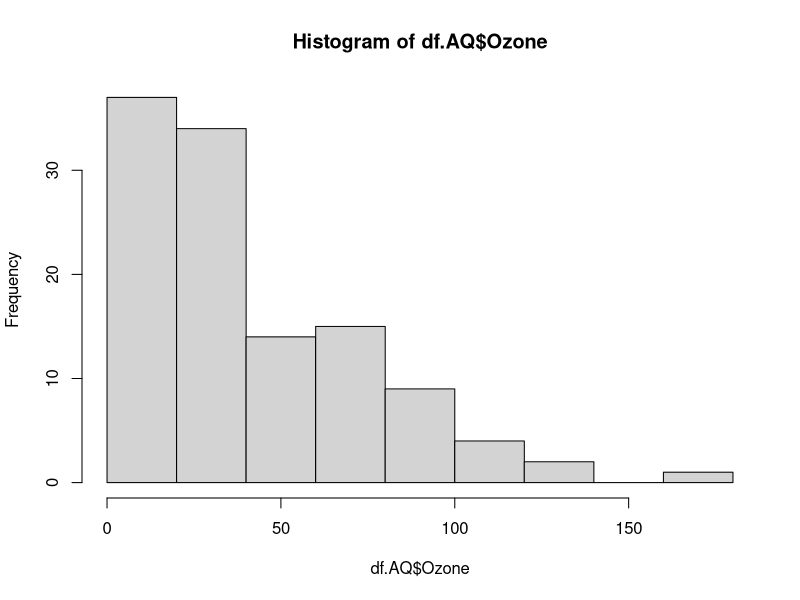
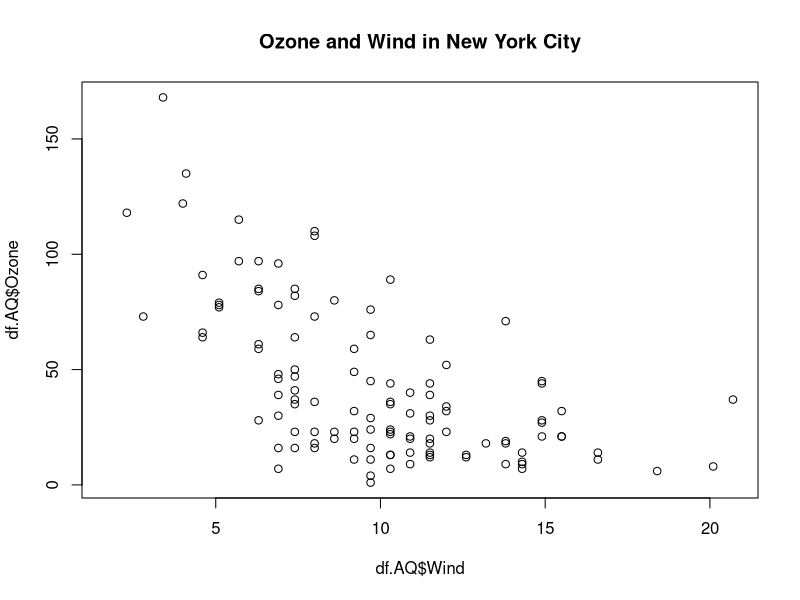
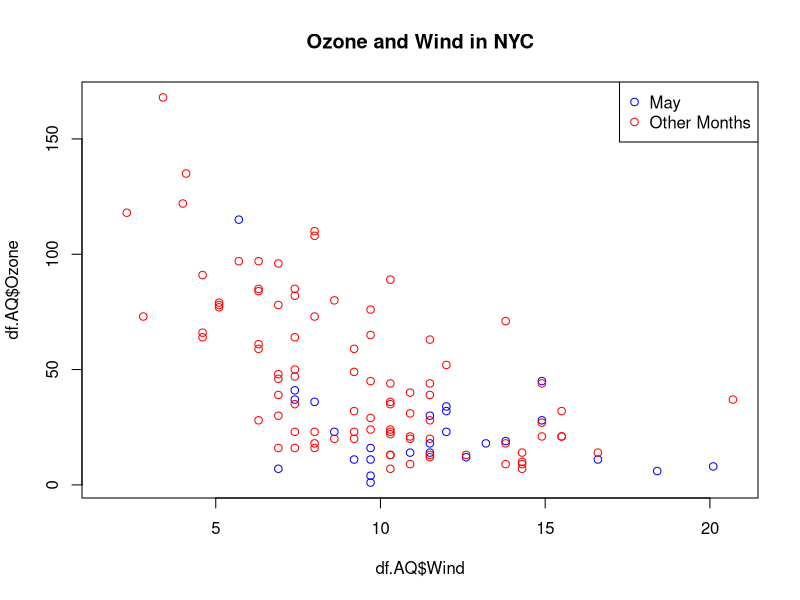
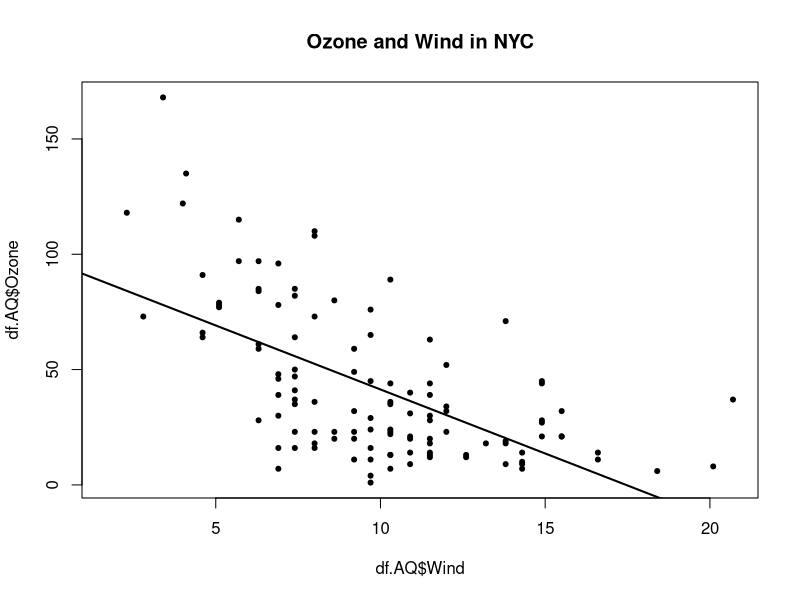
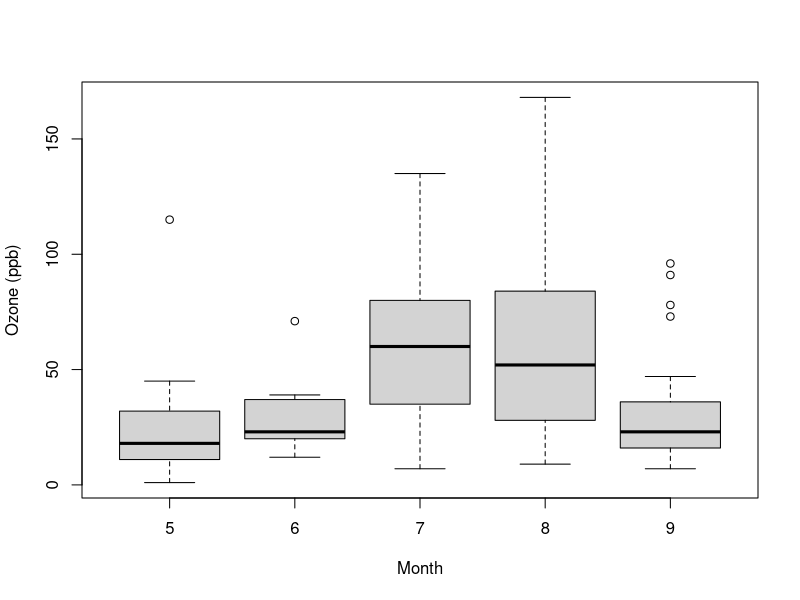
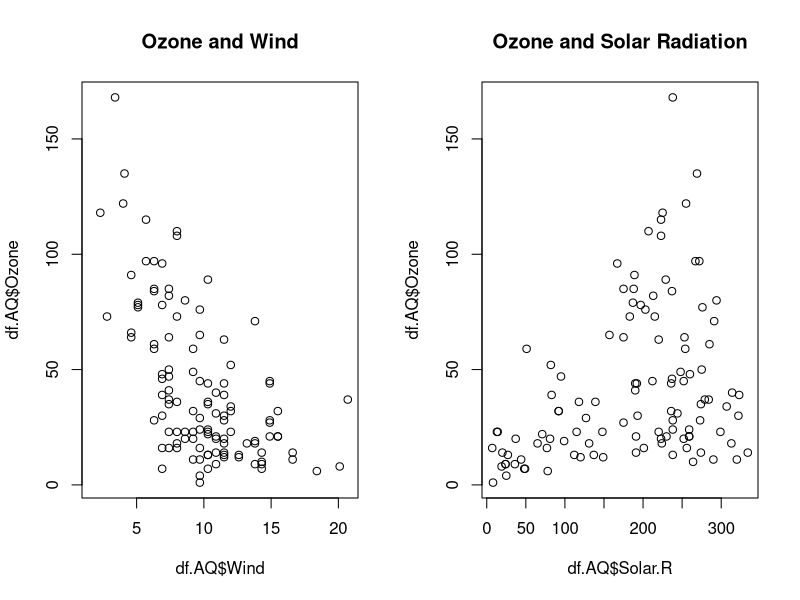
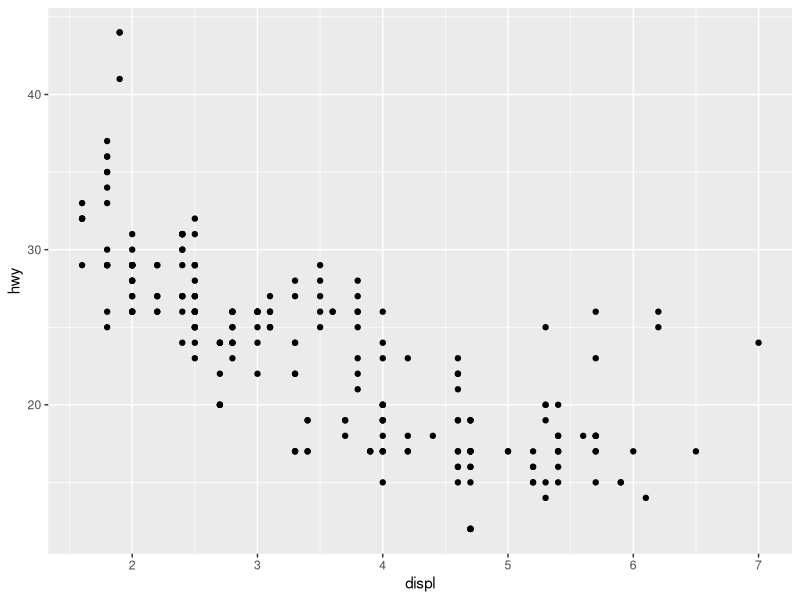
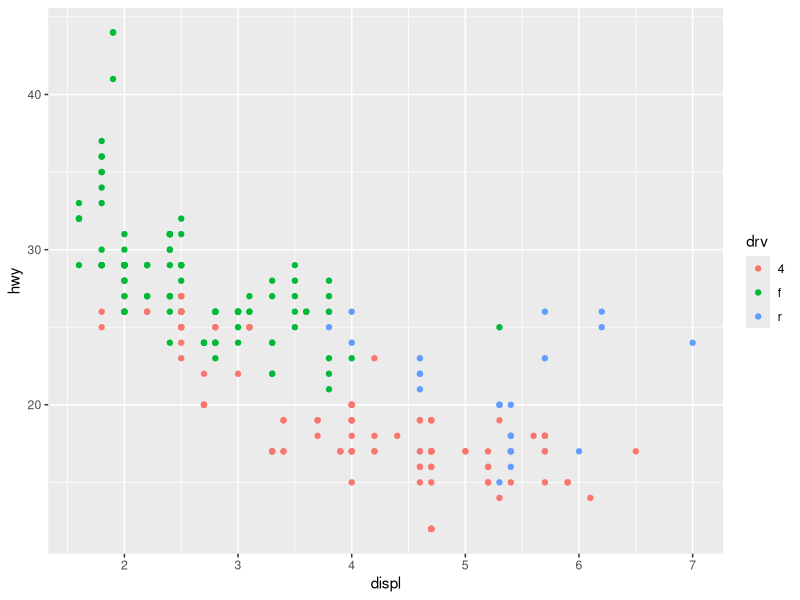

Reproduce these figures in R, in order.
## ---- chunk 1
knitr::opts_chunk$set(echo = TRUE)
## ---- chunk 2
# We will use the airquality data frame for our plotting purposes
library(datasets)
df.AQ = airquality # Short names for data frames are much nicer
str( df.AQ )
## ---- chunk 3
# Draw a histogram
hist( df.AQ$Ozone )
## ---- chunk 4
# Draw a scatterplot
plot( df.AQ$Wind, df.AQ$Ozone )
title( main = "Ozone and Wind in New York City" )
## ---- chunk 5
# Create a logical vector to be used as a filter momentarily
is5 = ( df.AQ$Month == 5 )

# Draw a scatterplot again
#   note that type="n" sets up the plot, but does not draw points
plot( df.AQ$Wind, df.AQ$Ozone, main="Ozone and Wind in NYC", type="n" )
points( df.AQ[is5,]$Wind, df.AQ[is5,]$Ozone, col="blue" )
points( df.AQ[!is5,]$Wind, df.AQ[!is5,]$Ozone, col="red" )
legend("topright", pch=1, col=c("blue", "red"), legend=c("May", "Other Months"))
## ---- chunk 6
# Draw a scatterplot with regression line
plot( df.AQ$Wind, df.AQ$Ozone, main="Ozone and Wind in NYC", pch=20 ) 
model = lm( Ozone ~ Wind, df.AQ )
abline( model, lwd=2 )
## ---- chunk 7
# Draw a boxplot
df.AQ$Month = as.factor( df.AQ$Month )
boxplot( Ozone ~ Month, df.AQ, xlab="Month", ylab="Ozone (ppb)" )
## ---- chunk 8
# Draw multiple plots on single device
par( mfrow = c(1,2) )
plot( df.AQ$Wind, df.AQ$Ozone, main="Ozone and Wind" )
plot( df.AQ$Solar.R, df.AQ$Ozone, main="Ozone and Solar Radiation" )

# Set parameter back to single plot
par( mfrow = c(1,1) )
## ---- chunk 9

# Draw to a file graphics device instead of default screen graphics device
pdf( file="example.pdf" )
x = rnorm(100)
hist(x)
print( dev.cur() )

dev.off() #closes file device
## ---- chunk 10
library(ggplot2) # comes with mpg data set
df.MPG = mpg     # make a copy to play with, using our preferred naming convention
str(df.MPG)
## ---- chunk 11
# Scatterplot
p <- qplot(displ, hwy, data = df.MPG)
print(p)

# Scatterplot with color codes based on type of drive
p <- qplot(displ, hwy, data = df.MPG, color=drv)
print(p)

# add a "smoother" for 95% confidence interval
p <- qplot(displ, hwy, data = df.MPG, geom = c("point", "smooth"))
print(p)

# Histogram (inferred by single dimension provided)
#   For all of these histograms, specify a binwidth of bins to avoid warning
p <- qplot(hwy, data = df.MPG, binwidth=2)
print(p)

# Histogram with color coding of subsets
p <- qplot(hwy, data = df.MPG, binwidth=2, fill=drv)
print(p)

# histogram with facets i.e. panels, in this case spanning HORIZONTALLY
p <- qplot(hwy, data = df.MPG, binwidth=2, fill=drv, facets = . ~ drv)
print(p)

# histogram with facets i.e. panels, in this case spanning VERTICALLY
p <- qplot(hwy, data = df.MPG, binwidth=2, fill=drv, facets = drv ~ .)
print(p)
## ---- chunk 12
# We will use the airquality dataset for this portion
library(datasets)
df.AQ = airquality
df.AQ$Month = as.factor(df.AQ$Month)
str( df.AQ )

# no actual plot yet, but still has cool summary
p = ggplot( data = df.AQ, aes(Wind,Ozone) )
summary(p)

# now we added a plot
p = ggplot( data = df.AQ, aes(Wind,Ozone) )  
p = p + geom_point()
print(p)

# add a smoother now
p = ggplot( data = df.AQ, aes(Wind,Ozone) )  
p = p + geom_point()   
p = p + geom_smooth(method = "lm")
print(p)

# now add facets (by month, i.e. condition our plot by month)
p = ggplot( data = df.AQ, aes(Wind,Ozone) )  
p = p + geom_point()   
p = p + geom_smooth(method = "lm")  
p = p + facet_grid(. ~ Month)
print(p)

# add manual limits for fun
p = ggplot( data = df.AQ, aes(Wind,Ozone) )  
p = p + geom_point()   
p = p + geom_smooth(method = "lm")  
p = p + facet_grid(. ~ Month)  
p = p + ylim(-10, 50)
print(p)

# How to condition (i.e. add facets) for continuous data?  use the cut() function to add column
# lets condition on Temp instead of Month
cutpoints <- quantile(df.AQ$Temp, seq(0,1, length=4), na.rm=TRUE)
df.AQ$TempDec <- cut(df.AQ$Temp, cutpoints)
levels(df.AQ$TempDec)

# Now we can plot
p = ggplot( data = df.AQ, aes(Wind,Ozone) )  
p = p + geom_point()   
p = p + geom_smooth(method = "lm")  
p = p + facet_grid(. ~ Month)
print(p)

# Create a 2-dimensional facet and condition on month and tempurature decile
p = ggplot( data = df.AQ, aes(Wind,Ozone) )  
p = p + geom_point()   
p = p + geom_smooth(method = "lm")  
p = p + facet_grid(Month ~ TempDec)
print(p)
